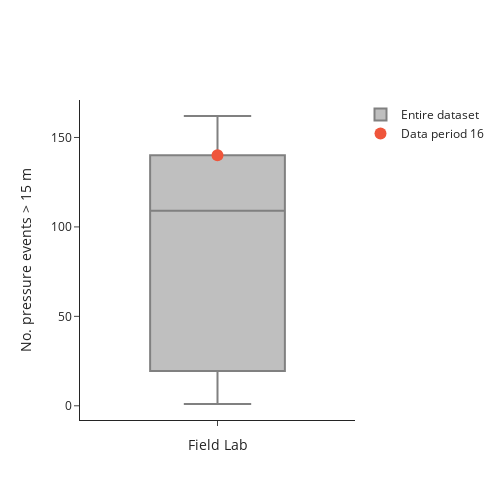

Notebook cell for this chart:
### Markdown cell above
Count pressure events, defined as a change in pressure of over $\Delta p=$ {threshold} m during a 15-minute time step.

### Code cell
p_threshold = 15
pressure_events = count_pressure_events(threshold=p_threshold)

fig = go.Figure()

fig.add_trace(go.Box(
    y=pressure_events,
    x=['num_events'] * len(pressure_events),
    name='Entire dataset',
    marker_color='grey',
    boxpoints=False
))

fig.add_trace(go.Scatter(
    y=[pressure_events[data_period-1]],
    x=['num_events'],
    marker_color=default_colors[1],
    marker=dict(color=default_colors[1], size=12),
    mode="markers",
    name=f'Data period {str(data_period).zfill(2)}',
))

fig.update_layout(
    yaxis_title=f"No. pressure events > {p_threshold} m",
    xaxis_title='Field Lab',
    template='simple_white',
    height=500,
    width=500,
    xaxis=dict(
        showticklabels=False
    ),
    yaxis=dict(
        range=[0, None],
        tickformat=',d',
        nticks=6
    )
)

fig.show()

### Figure 1 — Plotly figure (JSON) as saved in the notebook; plotly's stock layout.template omitted (floating-point values rounded to 4 significant figures)
{"data": [{"boxpoints": false, "marker": {"color": "grey"}, "name": "Entire dataset", "type": "box", "x": ["num_events", "num_events", "num_events", "num_events", "num_events", "num_events", "num_events", "num_events", "num_events", "num_events", "num_events", "num_events", "num_events", "num_events", "num_events", "num_events", "num_events", "num_events", "num_events", "num_events"], "y": [100, 118, 94, 37, 72, 37, 2, 1, 1, 1, 1, 162, 140, 140, 140, 140, 140, 140, 140, 140]}, {"marker": {"color": "#EF553B", "size": 12}, "mode": "markers", "name": "Data period 16", "type": "scatter", "visible": true, "x": ["num_events"], "y": [140]}], "layout": {"height": 500, "width": 500, "xaxis": {"autorange": true, "range": [-0.5, 0.5], "showticklabels": false, "title": {"text": "Field Lab"}, "type": "category"}, "yaxis": {"autorange": true, "nticks": 6, "range": [-7.944, 170.9], "tickformat": ",d", "title": {"text": "No. pressure events > 15 m"}, "type": "linear"}}}
